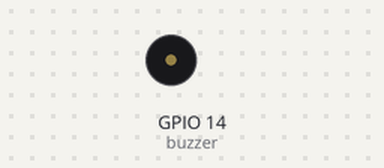
Recording of a program running on a simulated ESP32 board running MicroPython. Shown: buzzer (waves = sounding). At 4.8 s the program stops and its outputs stay as they are.

Above: at 0.5 s.
At 2.37 s:
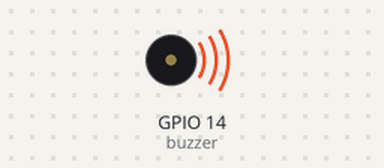
Timing chart, 0 to 3.0 s (numbered marks = the images above):
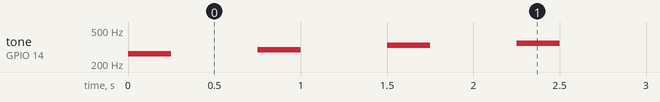

Measured:
- by itself, tone on GPIO 14 (buzzer): plays 262 Hz for 0.25 s, 294 Hz for 0.25 s, 330 Hz for 0.25 s, 349 Hz for 0.25 s, 392 Hz for 0.25 s, 440 Hz for 0.25 s … (7 notes in this stretch)

The program:

buzzer_passif.py
```python
import machine
import time

# Define the frequencies of several musical notes in Hz
C4 = 262
D4 = 294
E4 = 330
F4 = 349
G4 = 392
A4 = 440
B4 = 494

# Create a PWM object representing pin 14 and assign it to the buzzer variable
buzzer = machine.PWM(machine.Pin(14))

# Define a tone function that takes as input a Pin object representing the buzzer, a frequency in Hz, and a duration in milliseconds
def tone(pin, frequency, duration):
    pin.freq(frequency) # Set the frequency
    pin.duty(512) # Set the duty cycle
    time.sleep_ms(duration) # Pause for the duration in milliseconds
    pin.duty(0) # Set the duty cycle to 0 to stop the tone

# Play a sequence of notes with different frequency inputs and durations
tone(buzzer, C4, 250)
time.sleep_ms(500)
tone(buzzer, D4, 250)
time.sleep_ms(500)
tone(buzzer, E4, 250)
time.sleep_ms(500)
tone(buzzer, F4, 250)
time.sleep_ms(500)
tone(buzzer, G4, 250)
time.sleep_ms(500)
tone(buzzer, A4, 250)
time.sleep_ms(500)
tone(buzzer, B4, 250)
```
